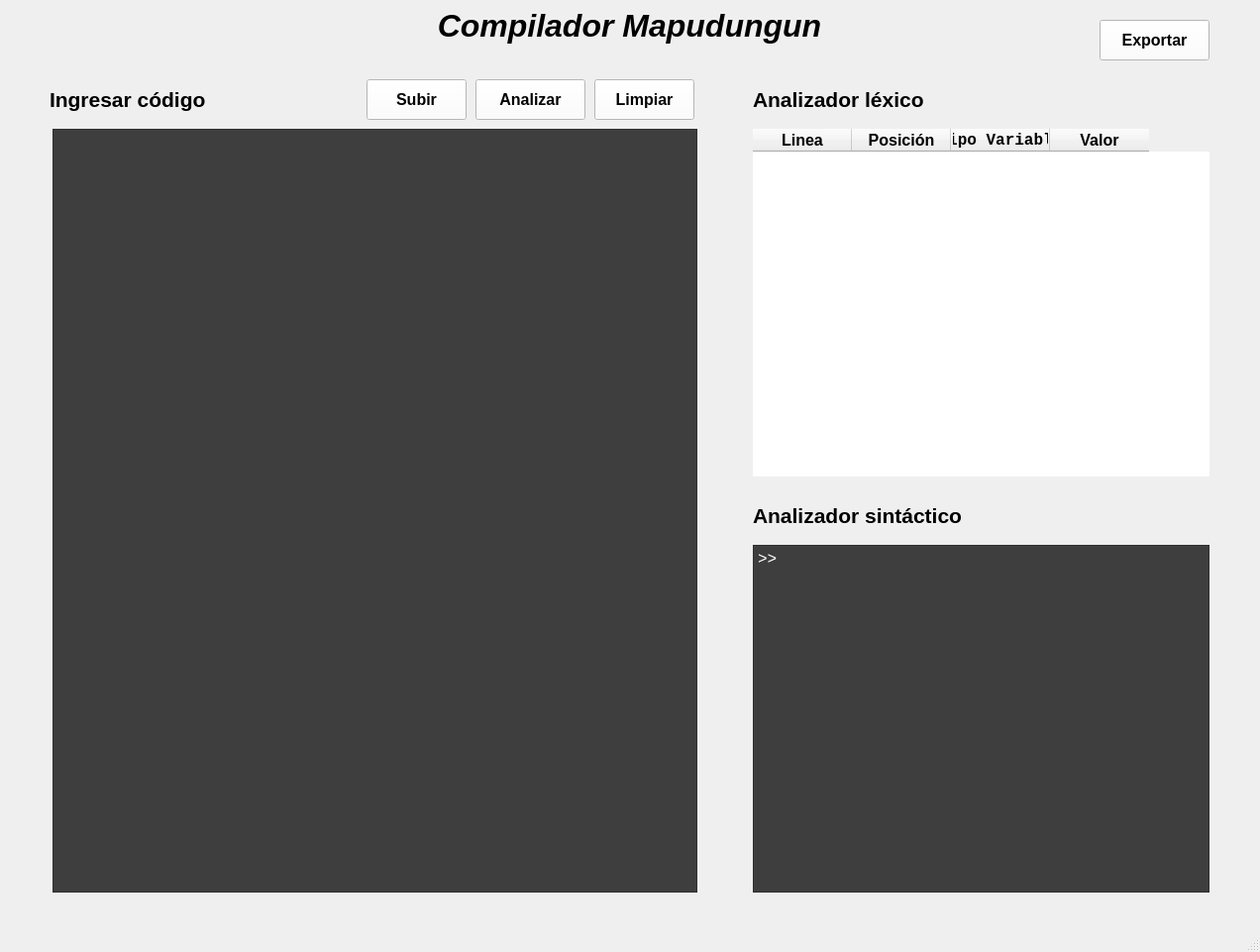
<?xml version="1.0" encoding="UTF-8"?>
<ui version="4.0">
 <class>Compilador</class>
 <widget class="QMainWindow" name="Compilador">
  <property name="geometry">
   <rect>
    <x>0</x>
    <y>0</y>
    <width>1272</width>
    <height>961</height>
   </rect>
  </property>
  <property name="maximumSize">
   <size>
    <width>1272</width>
    <height>961</height>
   </size>
  </property>
  <property name="windowTitle">
   <string>MainWindow</string>
  </property>
  <widget class="QWidget" name="centralwidget">
   <widget class="QLabel" name="lblTitulo">
    <property name="geometry">
     <rect>
      <x>0</x>
      <y>0</y>
      <width>1271</width>
      <height>51</height>
     </rect>
    </property>
    <property name="font">
     <font>
      <family>Segoe UI</family>
      <pointsize>24</pointsize>
      <weight>75</weight>
      <italic>true</italic>
      <bold>true</bold>
     </font>
    </property>
    <property name="text">
     <string>Compilador Mapudungun</string>
    </property>
    <property name="alignment">
     <set>Qt::AlignCenter</set>
    </property>
   </widget>
   <widget class="QPlainTextEdit" name="txtCodigo">
    <property name="geometry">
     <rect>
      <x>53</x>
      <y>130</y>
      <width>651</width>
      <height>771</height>
     </rect>
    </property>
    <property name="font">
     <font>
      <family>Consolas</family>
      <pointsize>12</pointsize>
     </font>
    </property>
    <property name="styleSheet">
     <string notr="true">background-color:rgb(62, 62, 62);
color: rgb(255,255,255)</string>
    </property>
    <property name="plainText">
     <string/>
    </property>
   </widget>
   <widget class="QLabel" name="lblTitulo2">
    <property name="geometry">
     <rect>
      <x>50</x>
      <y>70</y>
      <width>231</width>
      <height>61</height>
     </rect>
    </property>
    <property name="font">
     <font>
      <family>Segoe UI</family>
      <pointsize>16</pointsize>
      <weight>75</weight>
      <italic>false</italic>
      <bold>true</bold>
     </font>
    </property>
    <property name="text">
     <string>Ingresar código</string>
    </property>
    <property name="alignment">
     <set>Qt::AlignLeading|Qt::AlignLeft|Qt::AlignVCenter</set>
    </property>
   </widget>
   <widget class="QPushButton" name="btnSubir_cod">
    <property name="geometry">
     <rect>
      <x>370</x>
      <y>80</y>
      <width>101</width>
      <height>41</height>
     </rect>
    </property>
    <property name="font">
     <font>
      <family>Segoe UI</family>
      <pointsize>12</pointsize>
      <weight>75</weight>
      <bold>true</bold>
     </font>
    </property>
    <property name="cursor">
     <cursorShape>PointingHandCursor</cursorShape>
    </property>
    <property name="styleSheet">
     <string notr="true">background-color:rgb(255,255,255)</string>
    </property>
    <property name="text">
     <string>Subir</string>
    </property>
    <property name="icon">
     <iconset>
      <normaloff>data/imagenes/ico_subir.png</normaloff>data/imagenes/ico_subir.png</iconset>
    </property>
    <property name="iconSize">
     <size>
      <width>35</width>
      <height>35</height>
     </size>
    </property>
   </widget>
   <widget class="QPushButton" name="btnLimpiar_cod">
    <property name="geometry">
     <rect>
      <x>600</x>
      <y>80</y>
      <width>101</width>
      <height>41</height>
     </rect>
    </property>
    <property name="font">
     <font>
      <family>Segoe UI</family>
      <pointsize>12</pointsize>
      <weight>75</weight>
      <bold>true</bold>
     </font>
    </property>
    <property name="cursor">
     <cursorShape>PointingHandCursor</cursorShape>
    </property>
    <property name="styleSheet">
     <string notr="true">background-color:rgb(255,255,255)</string>
    </property>
    <property name="text">
     <string>Limpiar</string>
    </property>
    <property name="icon">
     <iconset>
      <normaloff>data/imagenes/ico_clear.png</normaloff>data/imagenes/ico_clear.png</iconset>
    </property>
    <property name="iconSize">
     <size>
      <width>35</width>
      <height>35</height>
     </size>
    </property>
   </widget>
   <widget class="QLabel" name="lblTitulo3">
    <property name="geometry">
     <rect>
      <x>760</x>
      <y>70</y>
      <width>231</width>
      <height>61</height>
     </rect>
    </property>
    <property name="font">
     <font>
      <family>Segoe UI</family>
      <pointsize>16</pointsize>
      <weight>75</weight>
      <italic>false</italic>
      <bold>true</bold>
     </font>
    </property>
    <property name="text">
     <string>Analizador léxico</string>
    </property>
    <property name="alignment">
     <set>Qt::AlignLeading|Qt::AlignLeft|Qt::AlignVCenter</set>
    </property>
   </widget>
   <widget class="QTableWidget" name="tableLexico">
    <property name="geometry">
     <rect>
      <x>760</x>
      <y>130</y>
      <width>461</width>
      <height>351</height>
     </rect>
    </property>
    <property name="font">
     <font>
      <family>Consolas</family>
      <pointsize>12</pointsize>
     </font>
    </property>
    <property name="autoFillBackground">
     <bool>false</bool>
    </property>
    <property name="styleSheet">
     <string notr="true"/>
    </property>
    <property name="frameShape">
     <enum>QFrame::NoFrame</enum>
    </property>
    <property name="frameShadow">
     <enum>QFrame::Sunken</enum>
    </property>
    <property name="sizeAdjustPolicy">
     <enum>QAbstractScrollArea::AdjustIgnored</enum>
    </property>
    <property name="showGrid">
     <bool>true</bool>
    </property>
    <property name="gridStyle">
     <enum>Qt::SolidLine</enum>
    </property>
    <property name="rowCount">
     <number>0</number>
    </property>
    <property name="columnCount">
     <number>4</number>
    </property>
    <attribute name="horizontalHeaderDefaultSectionSize">
     <number>100</number>
    </attribute>
    <attribute name="verticalHeaderVisible">
     <bool>false</bool>
    </attribute>
    <column>
     <property name="text">
      <string>Linea</string>
     </property>
     <property name="font">
      <font>
       <family>Segoe UI</family>
       <pointsize>12</pointsize>
       <weight>75</weight>
       <bold>true</bold>
      </font>
     </property>
     <property name="foreground">
      <brush brushstyle="SolidPattern">
       <color alpha="255">
        <red>0</red>
        <green>0</green>
        <blue>0</blue>
       </color>
      </brush>
     </property>
    </column>
    <column>
     <property name="text">
      <string>Posición</string>
     </property>
     <property name="font">
      <font>
       <family>Segoe UI</family>
       <pointsize>12</pointsize>
       <weight>75</weight>
       <bold>true</bold>
      </font>
     </property>
     <property name="foreground">
      <brush brushstyle="SolidPattern">
       <color alpha="255">
        <red>0</red>
        <green>0</green>
        <blue>0</blue>
       </color>
      </brush>
     </property>
    </column>
    <column>
     <property name="text">
      <string>Tipo Variable</string>
     </property>
     <property name="font">
      <font>
       <pointsize>12</pointsize>
       <weight>75</weight>
       <bold>true</bold>
       <underline>false</underline>
       <kerning>true</kerning>
      </font>
     </property>
     <property name="background">
      <color alpha="0">
       <red>0</red>
       <green>0</green>
       <blue>0</blue>
      </color>
     </property>
     <property name="foreground">
      <brush brushstyle="SolidPattern">
       <color alpha="255">
        <red>0</red>
        <green>0</green>
        <blue>0</blue>
       </color>
      </brush>
     </property>
    </column>
    <column>
     <property name="text">
      <string>Valor</string>
     </property>
     <property name="font">
      <font>
       <family>Segoe UI</family>
       <pointsize>12</pointsize>
       <weight>75</weight>
       <bold>true</bold>
      </font>
     </property>
     <property name="foreground">
      <brush brushstyle="SolidPattern">
       <color alpha="255">
        <red>0</red>
        <green>0</green>
        <blue>0</blue>
       </color>
      </brush>
     </property>
    </column>
   </widget>
   <widget class="QPlainTextEdit" name="txtSintactico">
    <property name="geometry">
     <rect>
      <x>760</x>
      <y>550</y>
      <width>461</width>
      <height>351</height>
     </rect>
    </property>
    <property name="font">
     <font>
      <family>Consolas</family>
      <pointsize>12</pointsize>
     </font>
    </property>
    <property name="styleSheet">
     <string notr="true">background-color:rgb(62, 62, 62);
color: rgb(255,255,255)</string>
    </property>
    <property name="plainText">
     <string>&gt;&gt;</string>
    </property>
   </widget>
   <widget class="QLabel" name="lblTitulo4">
    <property name="geometry">
     <rect>
      <x>760</x>
      <y>490</y>
      <width>231</width>
      <height>61</height>
     </rect>
    </property>
    <property name="font">
     <font>
      <family>Segoe UI</family>
      <pointsize>16</pointsize>
      <weight>75</weight>
      <italic>false</italic>
      <bold>true</bold>
     </font>
    </property>
    <property name="text">
     <string>Analizador sintáctico</string>
    </property>
    <property name="alignment">
     <set>Qt::AlignLeading|Qt::AlignLeft|Qt::AlignVCenter</set>
    </property>
   </widget>
   <widget class="QPushButton" name="btnAnalizar_cod">
    <property name="geometry">
     <rect>
      <x>480</x>
      <y>80</y>
      <width>111</width>
      <height>41</height>
     </rect>
    </property>
    <property name="font">
     <font>
      <family>Segoe UI</family>
      <pointsize>12</pointsize>
      <weight>75</weight>
      <bold>true</bold>
     </font>
    </property>
    <property name="cursor">
     <cursorShape>PointingHandCursor</cursorShape>
    </property>
    <property name="styleSheet">
     <string notr="true">background-color:rgb(255,255,255)</string>
    </property>
    <property name="text">
     <string>Analizar</string>
    </property>
    <property name="icon">
     <iconset>
      <normaloff>data/imagenes/ico_analizar.png</normaloff>data/imagenes/ico_analizar.png</iconset>
    </property>
    <property name="iconSize">
     <size>
      <width>35</width>
      <height>35</height>
     </size>
    </property>
   </widget>
   <widget class="QPushButton" name="btnExportar">
    <property name="geometry">
     <rect>
      <x>1110</x>
      <y>20</y>
      <width>111</width>
      <height>41</height>
     </rect>
    </property>
    <property name="font">
     <font>
      <family>Segoe UI</family>
      <pointsize>12</pointsize>
      <weight>75</weight>
      <bold>true</bold>
     </font>
    </property>
    <property name="cursor">
     <cursorShape>PointingHandCursor</cursorShape>
    </property>
    <property name="styleSheet">
     <string notr="true">background-color:rgb(255,255,255)</string>
    </property>
    <property name="text">
     <string>Exportar</string>
    </property>
    <property name="icon">
     <iconset>
      <normaloff>data/imagenes/ico_analizar.png</normaloff>data/imagenes/ico_analizar.png</iconset>
    </property>
    <property name="iconSize">
     <size>
      <width>35</width>
      <height>35</height>
     </size>
    </property>
   </widget>
  </widget>
  <widget class="QMenuBar" name="menubar">
   <property name="geometry">
    <rect>
     <x>0</x>
     <y>0</y>
     <width>1272</width>
     <height>21</height>
    </rect>
   </property>
  </widget>
  <widget class="QStatusBar" name="statusbar"/>
 </widget>
 <resources/>
 <connections/>
</ui>
